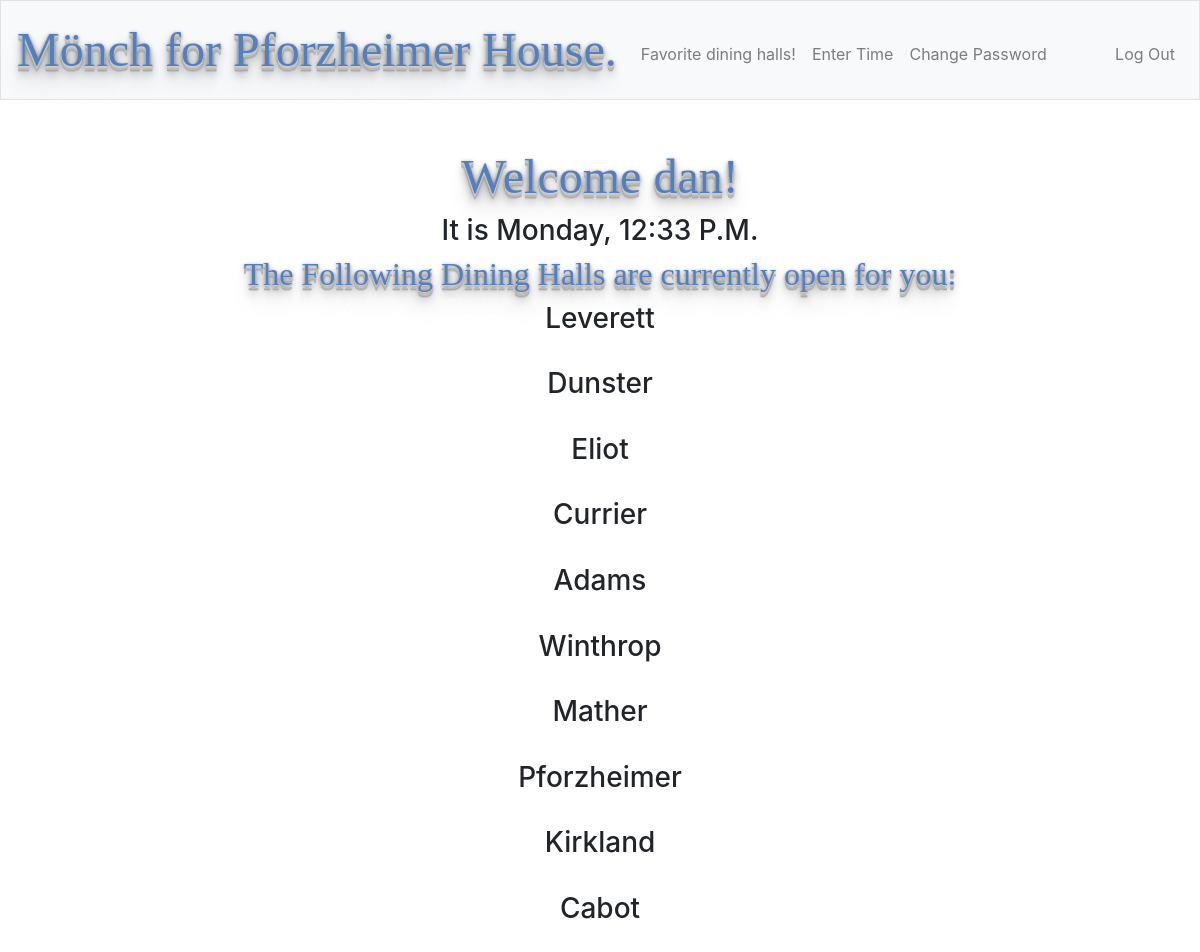
The app's page / (signed in) with its own data.
### tables this page shows
CREATE TABLE users ('id' INTEGER PRIMARY KEY AUTOINCREMENT NOT NULL, 'house' VARCHAR(255), 'username' VARCHAR(255) NOT NULL, 'hash' TEXT NOT NULL);

CREATE TABLE dhallpreferences ('user_id' INTEGER, 'house' VARCHAR(255), 'rank' INTEGER NOT NULL);

### application.py (the view)
@app.route("/")
def index():
    time = get_current_value()
    currenttime = current_time()
    day_of_week = current_day()
    if session.get("user_id") is None:
        houses = db.execute(
            f"SELECT DISTINCT house_in_question FROM restrictions WHERE restriction_id IN (SELECT {day_of_week} FROM all_days WHERE {time} >= start_time AND {time} <= end_time)")
        output = []
        for row in houses:
            if row["house_in_question"] == "freshman":
                output.append("Annenberg")
            else:
                output.append(row["house_in_question"].capitalize())
        if len(output) == 0:
            output.append("None")
        output.sort(key=str.lower)
        return render_template("test.html", houses=output, time=currenttime, day=day_of_week.capitalize())
    else:
        user = db.execute("SELECT * FROM users WHERE id=:userid", userid=session["user_id"])
        houses = db.execute(
            f"SELECT DISTINCT * FROM restrictions WHERE restriction_id IN (SELECT {day_of_week} FROM all_days WHERE {time} >= start_time AND {time} <= end_time)")
        output = []
        for row in houses:
            if row["open_to"] == user[0]["house"]:
                if row["house_in_question"] == "freshman":
                    output.append("Annenberg")
                else:
                    output.append(row["house_in_question"].capitalize())
        output2 = order_by_preference(output)
        if len(output) == 0:
            output.append("None")
        return render_template("test.html", username=user[0]["username"], house=user[0]["house"].capitalize(), houses=output2, time=currenttime, day=day_of_week.capitalize())

### application.py (called while the page is built)
@app.after_request
def after_request(response):
    response.headers["Cache-Control"] = "no-cache, no-store, must-revalidate"
    response.headers["Expires"] = 0
    response.headers["Pragma"] = "no-cache"
    return response

### helpers.py (called while the page is built)
def order_by_preference(list_of_strings):
    user_id = session["user_id"]
    if len(list_of_strings) == 0:
        return list_of_strings
    houses = db.execute(f"SELECT house FROM dhallpreferences WHERE user_id IS {user_id} ORDER BY rank")
    houses2 = []
    for house in houses:
        houses2.append(house["house"])
    names = []
    for house in houses2:
        if house == "First-Year" and "Annenberg" in list_of_strings:
            names.append("Annenberg")
        elif house in list_of_strings:
            names.append(house)
    if len(names) == 0:
        list_of_strings.sort(key=str.lower)
        return list_of_strings
    return names

def get_current_value():
    now = datetime.now()
    hour = now.hour
    minute = now.minute
    value = ((hour-5) % 24)*60 + minute
    return value

def current_time():
    now = datetime.now()
    minute = now.minute
    hour = (now.hour - 5) % 24
    pm = False
    if hour > 12:
        hour = hour - 12
        pm = True
    if hour == 12:
        pm = True
    if minute < 10:
        if pm:
            return str(f"{hour}:0{minute} P.M.")
        else:
            return str(f"{hour}:0{minute} A.M.")
    if pm:
        return str(f"{hour}:{minute} P.M.")
    else:
        return str(f"{hour}:{minute} A.M.")

def current_day():
    weekdays = ["sunday", "monday", "tuesday", "wednesday", "thursday", "friday", "saturday"]
    day = datetime.today().strftime("%A").lower()
    if get_current_value() >= 1140:
        index = weekdays.index(day)
        index2 = (index - 1) % 7
        day = weekdays[index2]
    return day

### templates/test.html (shortened to what this page needs)
{% extends "homepage.html" %}
{% block main %}
    {% if session.user_id %}
        <h1> Welcome {{ username }}!</h1>
                <h3>It is {{day}}, {{time}}</h3>
            <h2>
                The Following Dining Halls are currently open for you:<br>
                {% for house in houses %}
                <h3>{{house}}</h3><br>
                {% endfor %}
            </h2>
    {% endif %}
{% endblock %}

### templates/homepage.html (shortened to what this page needs)
<!DOCTYPE html>
<html lang="en">
    <head>
        <link href="https://maxcdn.bootstrapcdn.com/bootstrap/4.1.3/css/bootstrap.min.css" rel="stylesheet">
        <link href="/static/styles.css" rel="stylesheet">
    </head>
    <body>
        <nav class="navbar navbar-expand-md navbar-light bg-light border">
            <a class="navbar-brand" href="/"><span class="blue">Mönch{% if session.user_id %} for {{ house }} House.{% endif %}</span></a>
            <div class="collapse navbar-collapse" id="navbar">
                <ul class="navbar-nav mr-auto mt-2">
                    {% if session.user_id %}
                        <li class="nav-item"><a class="nav-link" href="/dhallranks">Favorite dining halls!</a></li>
                        <li class="nav-item"><a class="nav-link" href="/inputtime">Enter Time</a></li>
                        <li class="nav-item"><a class="nav-link" href="/passwordchange">Change Password</a></li>
                    {% else %}
                        <li class="nav-item"><a class="nav-link" href="/createaccount">Create Account</a></li>
                        <li class="nav-item"><a class="nav-link" href="/login">Login</a></li>
                    {% endif %}
                </ul>
                    <ul class="navbar-nav ml-auto mt-2">
                        <li class="nav-item"><a class="nav-link" href="/logout">Log Out</a></li>
                    </ul>
                </div>
        </nav>
        <main class="container p-5">
            {% block main %}{% endblock %}
        </main>
    </body>
</html>

### static/styles.css (style rules this page uses)
nav .navbar-brand { font-size: xx-large; }
nav .navbar-brand .blue { color: #537fbe; font-family: "Luminari", fantasy; font-weight: 200; text-shadow: 0 1px 0 #ccc, 0 2px 0 #c9c9c9, 0 3px 0 #bbb, 0 4px 0 #b9b9b9, 0 5px 0 #aaa, 0 6px 1px rgba(0,0,0,.1), 0 0 5px rgba(0,0,0,.1), 0 1px 3px rgba(0,0,0,.3), 0 3px 5px rgba(0,0,0,.2), 0 5px 10px rgba(0,0,0,.25), 0 10px 10px rgba(0,0,0,.2), 0 20px 20px rgba(0,0,0,.15); font-size: 48px; }
main { overflow-x: auto; text-align: center; }
h1 { text-align: center; color: #537fbe; font-family: "Georgia", serif; font-weight: 200; text-shadow: 0 1px 0 #ccc, 0 2px 0 #c9c9c9, 0 3px 0 #bbb, 0 4px 0 #b9b9b9, 0 5px 0 #aaa, 0 6px 1px rgba(0,0,0,.1), 0 0 5px rgba(0,0,0,.1), 0 1px 3px rgba(0,0,0,.3), 0 3px 5px rgba(0,0,0,.2), 0 5px 10px rgba(0,0,0,.25), 0 10px 10px rgba(0,0,0,.2), 0 20px 20px rgba(0,0,0,.15); font-size: 48px; }
h2 { text-align: center; color: #537fbe; font-family: "Georgia", serif; font-weight: 200; text-shadow: 0 1px 0 #ccc, 0 4px 0 #b9b9b9, 0 5px 0 #aaa, 0 6px 1px rgba(0,0,0,.1), 0 0 5px rgba(0,0,0,.1), 0 1px 3px rgba(0,0,0,.3), 0 3px 5px rgba(0,0,0,.2), 0 5px 10px rgba(0,0,0,.25), 0 10px 10px rgba(0,0,0,.2), 0 20px 20px rgba(0,0,0,.15); font-size: 32px; }

### records on screen
users: username "dan"
dhallpreferences: house "Leverett"
dhallpreferences: house "Dunster"
dhallpreferences: house "Eliot"
dhallpreferences: house "Currier"
dhallpreferences: house "Adams"
dhallpreferences: house "Winthrop"
dhallpreferences: house "Mather"
dhallpreferences: house "Pforzheimer"
dhallpreferences: house "Kirkland"
dhallpreferences: house "Cabot"

### other values on screen
{{ house }} "Pforzheimer"
{{ day }} "Monday"
{{ time }} "12:33 P.M."
